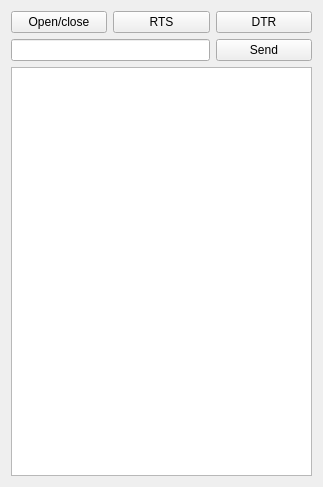
<?xml version="1.0" encoding="UTF-8"?>
<ui version="4.0">
 <class>serialWnd</class>
 <widget class="QWidget" name="serialWnd">
  <property name="geometry">
   <rect>
    <x>0</x>
    <y>0</y>
    <width>323</width>
    <height>487</height>
   </rect>
  </property>
  <property name="windowTitle">
   <string>Serial</string>
  </property>
  <layout class="QVBoxLayout" name="verticalLayout">
   <item>
    <layout class="QGridLayout" name="gridLayout">
     <item row="0" column="0">
      <widget class="QPushButton" name="openBtn">
       <property name="text">
        <string>Open/close</string>
       </property>
       <property name="checkable">
        <bool>true</bool>
       </property>
      </widget>
     </item>
     <item row="0" column="2">
      <widget class="QPushButton" name="dtrBtn">
       <property name="text">
        <string>DTR</string>
       </property>
       <property name="checkable">
        <bool>true</bool>
       </property>
      </widget>
     </item>
     <item row="0" column="1">
      <widget class="QPushButton" name="rtsBtn">
       <property name="text">
        <string>RTS</string>
       </property>
       <property name="checkable">
        <bool>true</bool>
       </property>
      </widget>
     </item>
     <item row="1" column="0" colspan="2">
      <widget class="QLineEdit" name="cmdLe"/>
     </item>
     <item row="1" column="2">
      <widget class="QPushButton" name="sendBtn">
       <property name="text">
        <string>Send</string>
       </property>
      </widget>
     </item>
    </layout>
   </item>
   <item>
    <widget class="QPlainTextEdit" name="logTe"/>
   </item>
  </layout>
 </widget>
 <resources/>
 <connections/>
</ui>
